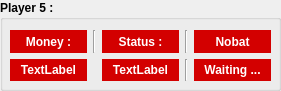
   <widget class="QGroupBox" name="groupBox_player5">
    <property name="geometry">
     <rect>
      <x>1500</x>
      <y>500</y>
      <width>281</width>
      <height>91</height>
     </rect>
    </property>
    <property name="font">
     <font>
      <pointsize>9</pointsize>
      <weight>75</weight>
      <bold>true</bold>
     </font>
    </property>
    <property name="title">
     <string>Player 5 :</string>
    </property>
    <widget class="QWidget" name="gridLayoutWidget_5">
     <property name="geometry">
      <rect>
       <x>10</x>
       <y>30</y>
       <width>261</width>
       <height>51</height>
      </rect>
     </property>
     <layout class="QGridLayout" name="gridLayout_5">
      <item row="0" column="2">
       <widget class="QLabel" name="label_55">
        <property name="font">
         <font>
          <pointsize>9</pointsize>
         </font>
        </property>
        <property name="styleSheet">
         <string notr="true">background-color:rgb(211, 0, 0);
color:rgb(255, 255, 255)</string>
        </property>
        <property name="text">
         <string>Status :</string>
        </property>
        <property name="alignment">
         <set>Qt::AlignCenter</set>
        </property>
       </widget>
      </item>
      <item row="1" column="0">
       <widget class="QLabel" name="label_money_player5">
        <property name="styleSheet">
         <string notr="true">background-color:rgb(211, 0, 0);
color:rgb(255, 255, 255)</string>
        </property>
        <property name="text">
         <string>TextLabel</string>
        </property>
        <property name="alignment">
         <set>Qt::AlignCenter</set>
        </property>
       </widget>
      </item>
      <item row="1" column="3">
       <widget class="Line" name="line_45">
        <property name="orientation">
         <enum>Qt::Vertical</enum>
        </property>
       </widget>
      </item>
      <item row="1" column="4">
       <widget class="QLabel" name="label_nobat5">
        <property name="styleSheet">
         <string notr="true">background-color:rgb(211, 0, 0);
color:rgb(255, 255, 255)</string>
        </property>
        <property name="text">
         <string>Waiting ...</string>
        </property>
        <property name="alignment">
         <set>Qt::AlignCenter</set>
        </property>
       </widget>
      </item>
      <item row="0" column="3">
       <widget class="Line" name="line_44">
        <property name="orientation">
         <enum>Qt::Vertical</enum>
        </property>
       </widget>
      </item>
      <item row="1" column="2">
       <widget class="QLabel" name="label_status_player5">
        <property name="styleSheet">
         <string notr="true">background-color:rgb(211, 0, 0);
color:rgb(255, 255, 255)</string>
        </property>
        <property name="text">
         <string>TextLabel</string>
        </property>
        <property name="alignment">
         <set>Qt::AlignCenter</set>
        </property>
       </widget>
      </item>
      <item row="0" column="1">
       <widget class="Line" name="line_22">
        <property name="orientation">
         <enum>Qt::Vertical</enum>
        </property>
       </widget>
      </item>
      <item row="0" column="4">
       <widget class="QLabel" name="label_70">
        <property name="font">
         <font>
          <pointsize>9</pointsize>
         </font>
        </property>
        <property name="styleSheet">
         <string notr="true">background-color:rgb(211, 0, 0);
color:rgb(255, 255, 255)</string>
        </property>
        <property name="text">
         <string>Nobat</string>
        </property>
        <property name="alignment">
         <set>Qt::AlignCenter</set>
        </property>
       </widget>
      </item>
      <item row="0" column="0">
       <widget class="QLabel" name="label_56">
        <property name="font">
         <font>
          <pointsize>9</pointsize>
         </font>
        </property>
        <property name="styleSheet">
         <string notr="true">background-color:rgb(211, 0, 0);
color:rgb(255, 255, 255)</string>
        </property>
        <property name="text">
         <string>Money :</string>
        </property>
        <property name="alignment">
         <set>Qt::AlignCenter</set>
        </property>
       </widget>
      </item>
     </layout>
    </widget>
   </widget>
